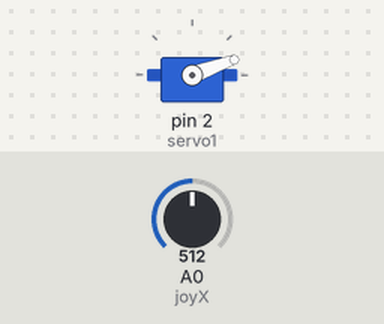
The sketch below on a simulated Arduino Uno, built with avr-gcc and run on an emulated ATmega328P. On the bench: servo. The test bench sets the inputs (shaded band); at power-on: A0 (joyX) = 512.

Above: at 1.2 s.
1.3 s: A0 (joyX) set to 306
At 2.5 s:
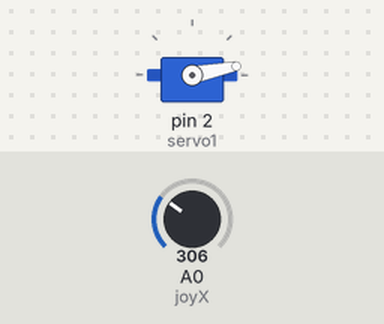
2.8 s: A0 (joyX) set to 1023
At 3.6 s:
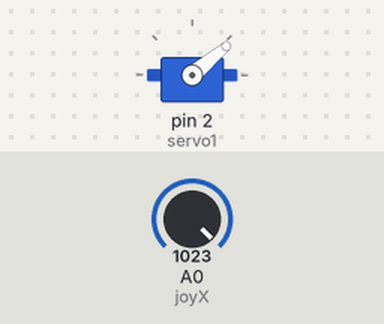
Timing chart, 0 to 5.8 s (numbered marks = the images above; inputs shaded):
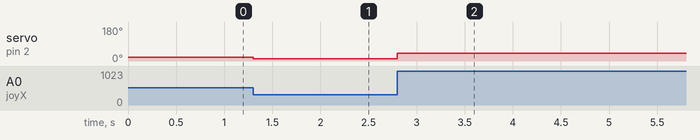

Measured:
- after the input at 1.3 s, servo on pin 2 (servo1): 20° → 11° at once
- after the input at 2.8 s, servo on pin 2 (servo1): 11° → 40° at once

The sketch:

ProjectSMSTR_1.ino
```cpp
#include <Servo.h>

Servo servo1;
int joyX = A0;
int servoVal;

void setup()
{
  servo1.attach(2);
}

void loop()
{
  servoVal = analogRead(joyX);
  servoVal = map(servoVal, 0, 1023, 0, 40);
  servo1.write(servoVal);
}
```
